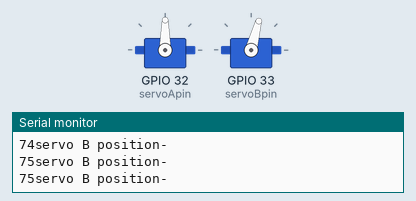
Recording of a sketch running on a simulated ESP32. Parts: 2 × servo, the last lines printed to the serial monitor.

Above: at 5.65 s.
At 14.14 s:
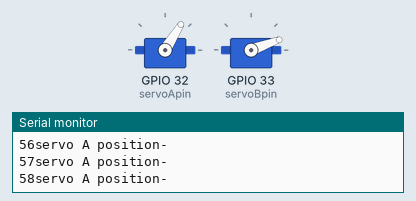
At 22.71 s:
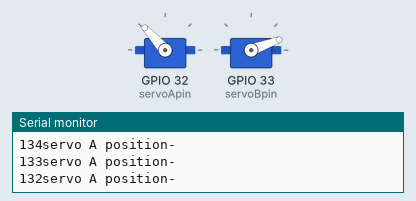
At 39.87 s:
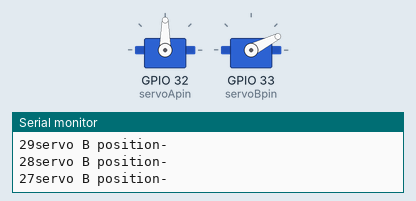
Timing chart, 0 to 40.0 s (numbered marks = the images above):
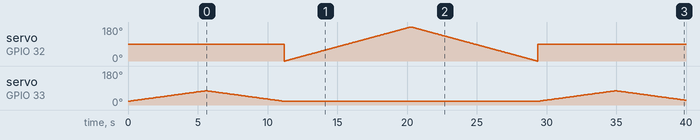

The sketch:

esp_sweep.ino
```cpp
#include <ESP32Servo.h>

Servo servoA;  // create servo object to control a servo
Servo servoB;  // create servo object to control a servo
                // 16 servo objects can be created on the ESP32
int posBin = 20;
int posB = 20;    //(10-75) variable to store the servoB initial position
int posA = 0;     //(0-180) variable to store the servoB initial position
// Recommended PWM GPIO pins on the ESP32 include 2,4,12-19,21-23,25-27,32-33
int servoApin = 32;
int servoBpin = 33;

void setup() {
  Serial.begin(115200);
  servoA.attach(servoApin);   // attaches the servo on pin 33 to the servo object
  servoB.attach(servoBpin);   // attaches the servo on pin 32 to the servo object

}

void loop() {
  servoA.write(90);
  for (posB = posBin; posB <= 75; posB += 1) { // goes from 0 degrees to 180 degrees
    // in steps of 1 degree
    servoB.write(posB);              // tell servo to go to position in variable 'posB'
    Serial.println("servo B position-");
    Serial.print(posB);
    delay(100);                       // waits 100ms for the servo to reach the position
  }
  for (posB = 75; posB >= posBin; posB -= 1) { // goes from 0 degrees to 180 degrees
    // in steps of 1 degree
    servoB.write(posB);              // tell servo to go to position in variable 'posB'
    Serial.println("servo B position-");
    Serial.print(posB);
    delay(100);                       // waits 100ms for the servo to reach the position
  }


  for (posA = 0; posA <= 180; posA += 1) { // goes from 0 degrees to 180 degrees
    // in steps of 1 degree
    servoA.write(posA);              // tell servo to go to position in variable 'posB'
    Serial.println("servo A position-");
    Serial.print(posA);
    delay(50);                       // waits 15ms for the servo to reach the position
  }
  for (posA = 180; posA >= 0; posA -= 1) { // goes from 0 degrees to 180 degrees
    // in steps of 1 degree
    servoA.write(posA);              // tell servo to go to position in variable 'posB'
    Serial.println("servo A position-");
    Serial.print(posA);
    delay(50);                       // waits 15ms for the servo to reach the position
  }
}
```
